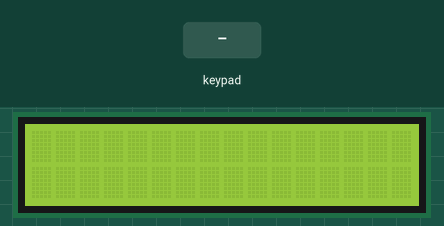
The sketch below on a simulated Arduino Mega 2560, built with avr-gcc and run on an emulated ATmega2560. Parts: 16×2 character LCD. The inputs (shaded band) are chosen by the test bench. What the sketch prints to the serial monitor is not drawn.

Above: at 1.2 s.
1.3 s: keypad keys 4 0 4 1 4 2 4 3 # pressed 0.4 s apart
At 6.0 s:
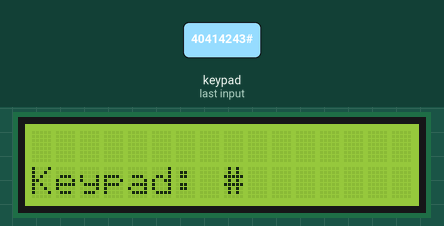
6.4 s: key 'A' pressed
At 7.5 s:
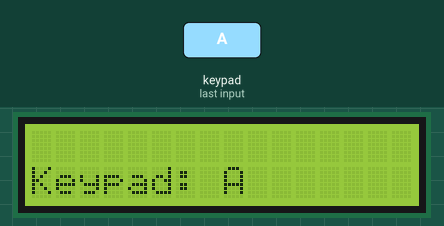
8.0 s: key 'B' pressed
At 8.6 s:
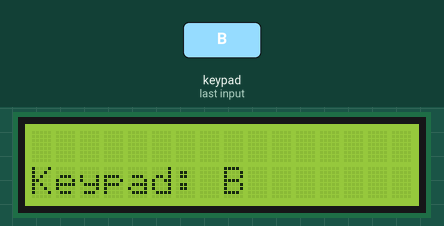
9.6 s: keypad keys 4 0 4 1 4 2 4 3 * pressed 0.4 s apart
At 13.5 s:
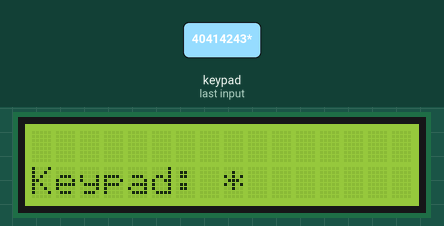
14.7 s: key 'C' pressed
At 16.0 s:
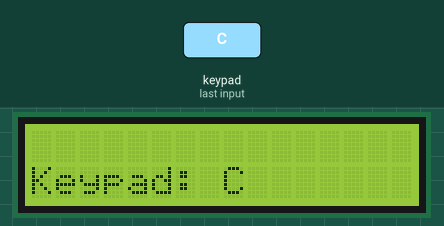
16.3 s: keypad keys 4 0 4 1 4 2 4 3 D pressed 0.4 s apart
At 16.6 s:
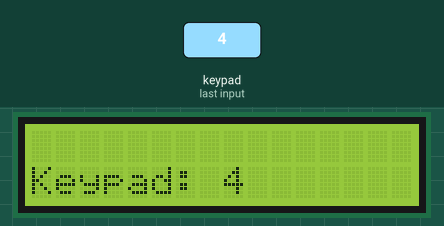
Timing chart, 0 to 18.9 s (numbered marks = the images above; inputs shaded):
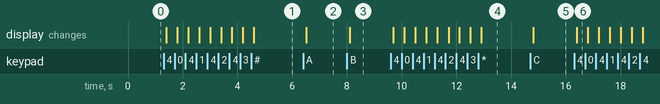

Measured:
- after the input at 1.3 s, the display: first changes after 0.10 s (image 1 shows a later state)
- after the input at 6.4 s, the display: changes after 0.11 s (image 2)
- after the input at 8.0 s, the display: changes after 0.10 s (image 3)
- after the input at 9.6 s, the display: first changes after 0.10 s (image 4 shows a later state)
- after the input at 14.7 s, the display: changes after 0.11 s (image 5)
- after the input at 16.3 s, the display: changes after 0.10 s (image 6)

The sketch:

Underwater_data_communication_and_data_supply.ino
```cpp
//#include <Wire.h>
//#include <LiquidCrystal_I2C.h>
//#include <IRremote.h>  // Make sure to include the correct version of IRremote (3.x or 4.x)
//#include <Keypad.h>
//
//const int irTransmitterPin = 8; // IR transmitter pin
//const int irReceiverPin = 9;    // IR receiver pin
//
//IRsend irSender;
//IRrecv irReceiver(irReceiverPin);
//decode_results results;
//
//
//LiquidCrystal_I2C lcd(0x27, 16, 2); // I2C address 0x27, 16 columns, 2 rows
//
//const byte ROWS = 4; //four rows
//const byte COLS = 4; //four columns
//char keys[ROWS][COLS] = {
//  {'1','2','3','A'},
//  {'4','5','6','B'},
//  {'7','8','9','C'},
//  {'*','0','#','D'}
//};
//byte rowPins[ROWS] = {40, 41, 42, 43}; //connect to the row pinouts of the keypad
//byte colPins[COLS] = {44, 45, 46, 47}; //connect to the column pinouts of the keypad
//Keypad keypad = Keypad(makeKeymap(keys), rowPins, colPins, ROWS, COLS);
//int read1=2;
//int read2=2;
//
//void setup() {
//  Serial.begin(9600);
//  irSender.begin(irTransmitterPin);  // The new IRsend object doesn't require a pin argument
//  irReceiver.enableIRIn(); // Start the IR receiver
//  lcd.begin(16, 2); // Initialize the LCD
//  lcd.backlight(); // Turn on the LCD backlight
//  pinMode(8, INPUT);
//pinMode(9, INPUT);
//}
//
//void loop() {
//  // Check for incoming IR data
//  if (irReceiver.decode(&results)) {
//    // Print the received code to the serial monitor
//    Serial.print("IR Received: 0x");
//    Serial.println(results.value, HEX);
//
//    // Display on the LCD
//    lcd.clear();
//    lcd.setCursor(0, 0);
//    lcd.print("IR Code: ");
//    lcd.print(results.value, HEX);
//
//    irReceiver.resume(); // Receive the next value
//  }
//
//  // Check for keypad input
//  char key = keypad.getKey();
//  read1 = digitalRead(8);
//  read2 = digitalRead(9);
//  if (key) {
//    if(read1 == 0 && read2== 0){
//          Serial.print("KeyPad Value: ");
//    Serial.println(key);
//
//    // Transmit data via IR
//    irSender.sendNEC(results.value, 32);  // Use the received IR code instead of the keypad key
//
//    // Display on the LCD
//    lcd.clear();
//    lcd.setCursor(0, 1);
//    lcd.print("Keypad: ");
//    lcd.print(key);
//      }
//  }
//  delay(1); // Adjust the delay based on your requirements
//}
//
#include <Wire.h>
#include <LiquidCrystal_I2C.h>
#include <IRremote.h>  // Make sure to include the correct version of IRremote (3.x or 4.x)
#include <Keypad.h>

const int irTransmitterPin = 8; // IR transmitter pin
const int irReceiverPin = 9;    // IR receiver pin

IRsend irSender;
IRrecv irReceiver(irReceiverPin);
decode_results results;

LiquidCrystal_I2C lcd(0x27, 16, 2); // I2C address 0x27, 16 columns, 2 rows

const byte ROWS = 4; //four rows
const byte COLS = 4; //four columns
char keys[ROWS][COLS] = {
  {'2','1','3','A'},
  {'5','4','6','B'},
  {'8','7','9','C'},
  {'0','*','#','D'}
};
byte rowPins[ROWS] = {40, 41, 42, 43}; //connect to the row pinouts of the keypad
byte colPins[COLS] = {44, 45, 46, 47}; //connect to the column pinouts of the keypad
Keypad keypad = Keypad(makeKeymap(keys), rowPins, colPins, ROWS, COLS);

void setup() {
  Serial.begin(9600);
  irSender.begin(irTransmitterPin);  // The new IRsend object doesn't require a pin argument
  irReceiver.enableIRIn(); // Start the IR receiver
  lcd.begin(16, 2); // Initialize the LCD
  lcd.backlight(); // Turn on the LCD backlight
}

void loop() {
  // Check for incoming IR data
  Serial.println("Hello");
  if (irReceiver.decode(&results)) {
    // Print the received code to the serial monitor
    Serial.print("IR Received: 0x");
    Serial.println(results.value, HEX);

    // Display on the LCD
    lcd.clear();
    lcd.setCursor(0, 0);
    lcd.print("IR Code: ");
    lcd.print(results.value, HEX);

    irReceiver.resume(); // Receive the next value
  }

  // Check for keypad input
  char key = keypad.getKey();
  if (key) {
    Serial.print("Keypad Input: ");
    Serial.println(key);

    // Transmit data via IR
    irSender.sendNEC(results.value, 32);  // Use the received IR code instead of the keypad key

    // Display on the LCD
    lcd.clear();
    lcd.setCursor(0, 1);
    lcd.print("Keypad: ");
    lcd.print(key);
  }

  delay(1); // Adjust the delay based on your requirements
}
```
